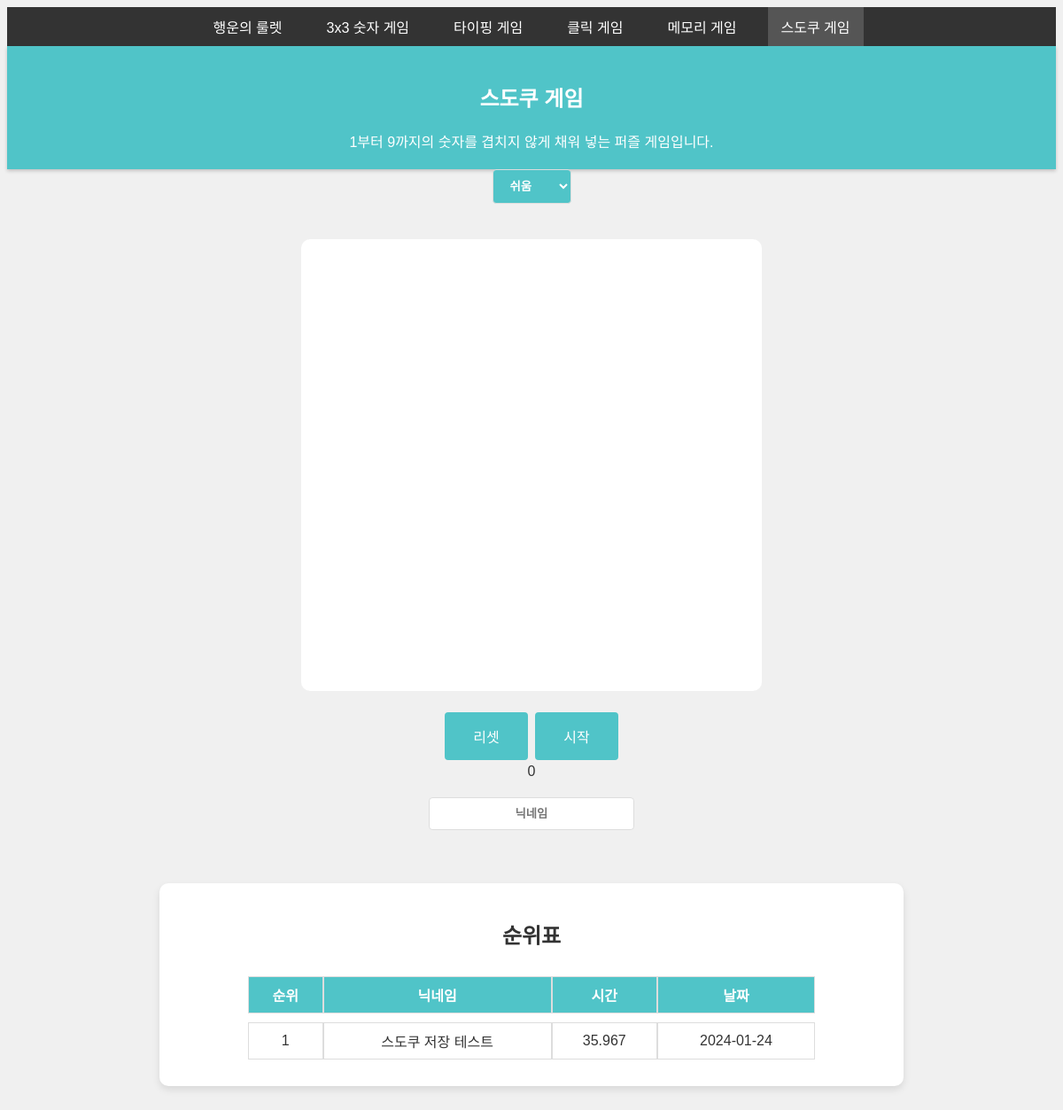
The page /sudoku on the database as committed earlier.
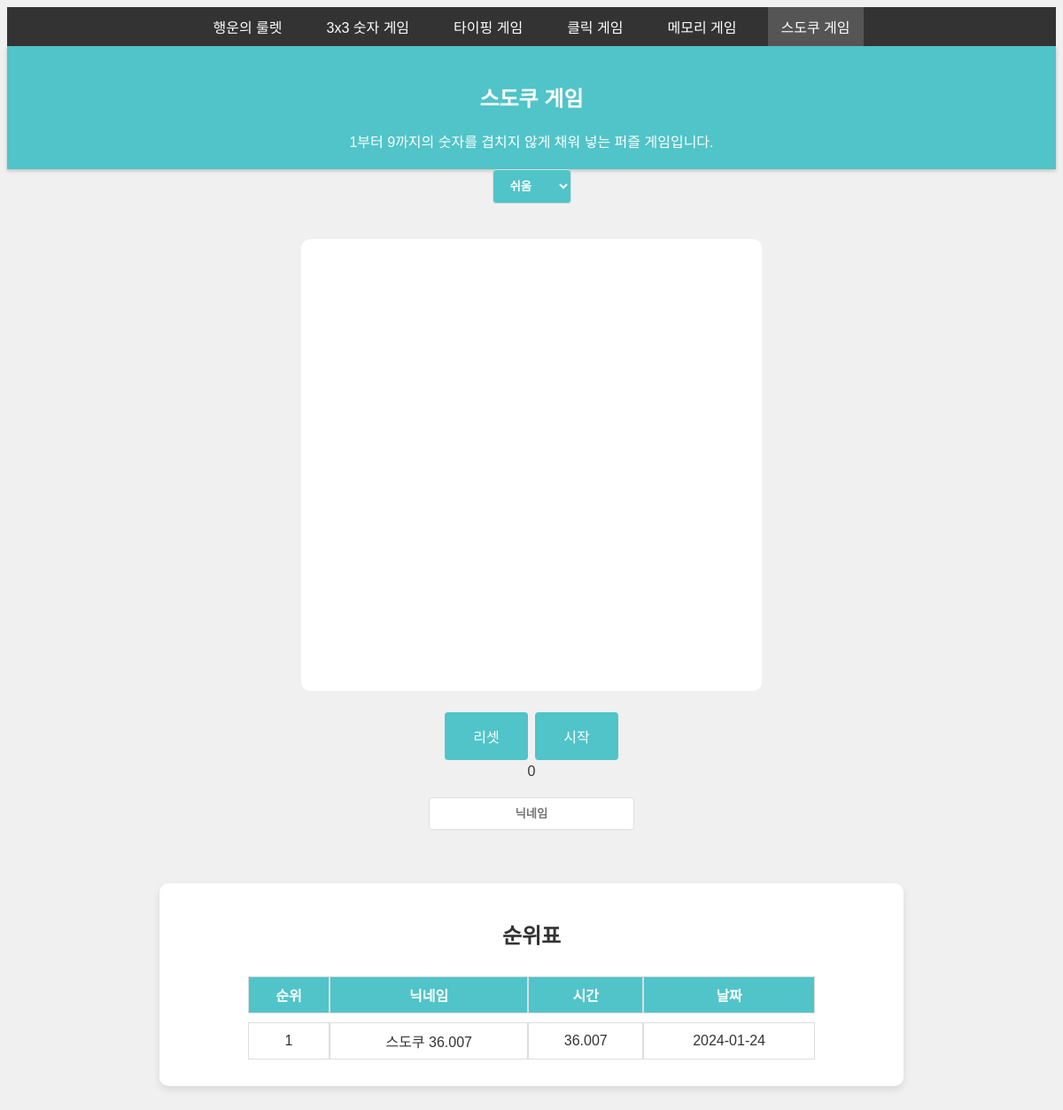
The same page on the database as committed later.
### tables this page shows
CREATE TABLE game_info (
            id INTEGER PRIMARY KEY AUTOINCREMENT,
            name TEXT NOT NULL,
            url TEXT NOT NULL,
            description TEXT NOT NULL
        );

CREATE TABLE game_records (
            id INTEGER PRIMARY KEY AUTOINCREMENT,
            ip TEXT NOT NULL,
            gametype TEXT NOT NULL,
            nickname TEXT NOT NULL,
            time REAL NOT NULL,
            date TEXT NOT NULL
        );

### app.py (the view)
@app.route('/sudoku')
def sudoku():
    db = get_db()
    cur = db.cursor()
    cur.execute("SELECT id, name, description FROM game_info WHERE id = 6")
    game_info = cur.fetchone()
    cur.execute("SELECT nickname, time, date FROM game_records WHERE gametype = 6 ORDER BY time ASC")
    records = cur.fetchall()
    ranked_records = [(index + 1, record['nickname'], record['time'], record['date']) for index, record in enumerate(records)]
    return render_template('sudoku.html', records=ranked_records, game_id=game_info['id'], game_name=game_info['name'], game_description=game_info['description'])

### app.py (called while the page is built)
def get_db():
    if 'db' not in g:
        g.db = sqlite3.connect(DATABASE_FILE)
        g.db.row_factory = sqlite3.Row
    return g.db

@app.context_processor
def inject_games():
    db = get_db()
    games = db.execute('SELECT id, name, url FROM game_info ORDER BY id ASC').fetchall()
    return {'games': games}

### templates/sudoku.html (shortened to what this page needs)
{% extends 'base.html' %}
{% block content %}
    <link rel="stylesheet" type="text/css" href="{{ url_for('static', filename='css/sudoku.css') }}">
    <select id="difficulty">
        <option value="easy">쉬움</option>
    </select>
    <div id="game-board" class="game-board"></div>
    <button id="reset-button">리셋</button>
    <button id="start-button">시작</button>
    <div id="timer">0</div>
{% endblock %}

### templates/base.html (shortened to what this page needs)
<!DOCTYPE html>
<html>
<head>
    <link rel="stylesheet" type="text/css" href="{{ url_for('static', filename='css/base.css') }}">
</head>
<body>
    <nav>
        <ul id="menu" class="hidden">
            {% for game in games %}
            <li class="{% if request.path.endswith(game.url) %}active{% endif %}">
                <a href="{{ url_for(game.url) }}">{{ game.name }}</a>
            </li>
            {% endfor %}
        </ul>
    </nav>
    <div id="header">
        <h2>{{ game_name }}</h2>
        <span>{{ game_description }}</span>
    </div>
    {% block content %}{% endblock %}
    {% if not request.path.endswith('/roulette') %}
    <div class="record">
        <input type="text" id="nickname" placeholder="닉네임">
    </div>
    <div class="rank">
        <h2>순위표</h2>
        <table>
            <tr>
                <th>순위</th>
                <th>닉네임</th>
                <th>시간</th>
                <th>날짜</th>
            </tr>
            {% for record in records %}
            <tr>
                <td>{{ record[0] }}</td>
                <td>{{ record[1] }}</td>
                <td>{{ record[2] }}</td>
                <td>{{ record[3] }}</td>
            </tr>
            {% endfor %}
        </table>
    </div>
    {% endif %}
</body>
</html>

Rows that differ between the two databases and show on the page:
removed game_records: record "1", nickname "스도쿠 저장 테스트", time "35.967", date "2024-01-24"
added game_records: record "1", nickname "스도쿠 36.007", time "36.007", date "2024-01-24"
